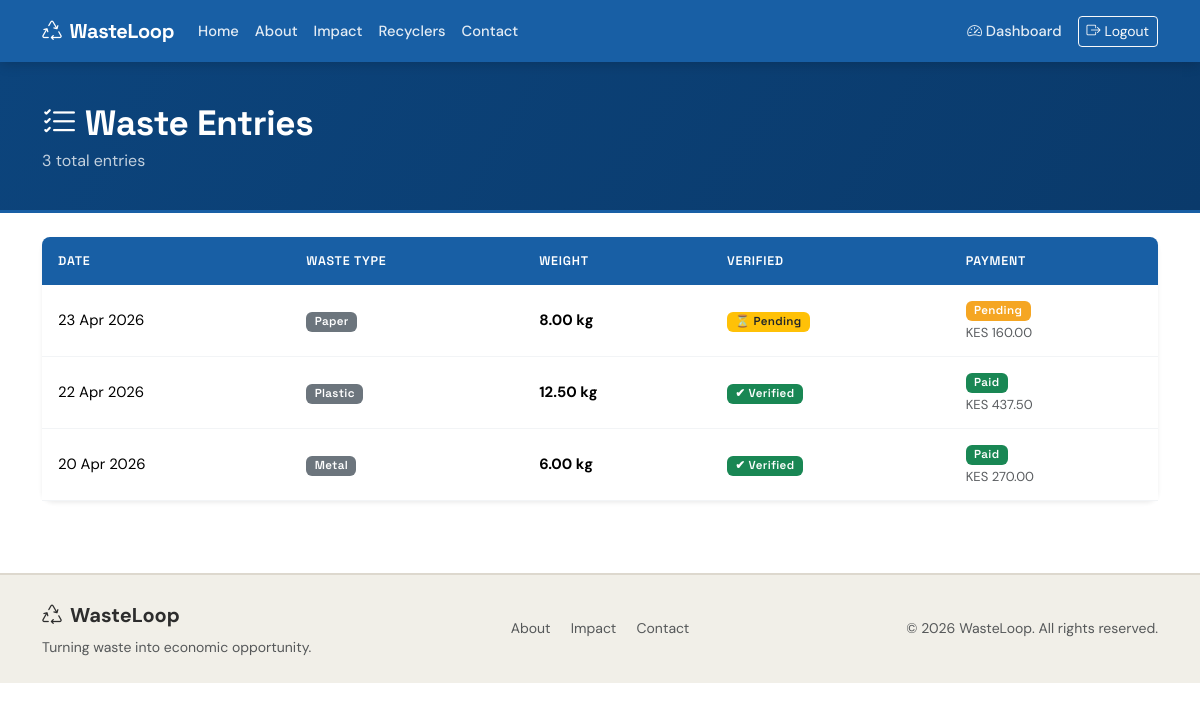
The page /waste/ (signed in) on the database its author committed.
### core/models.py (models this page shows, shortened)
class WasteEntry(models.Model):
    WASTE_TYPE_CHOICES = [
        ('plastic',    'Plastic'),
        ('metal',      'Metal'),
        ('paper',      'Paper'),
        ('glass',      'Glass'),
        ('organic',    'Organic'),
        ('electronic', 'Electronic'),
        ('other',      'Other'),
    ]
    collector        = models.ForeignKey(
                           User,
                           on_delete=models.CASCADE,
                           related_name='waste_entries',
                           limit_choices_to={'role': 'collector'}
                       )
    waste_type       = models.CharField(max_length=50, choices=WASTE_TYPE_CHOICES)
    weight_kg        = models.DecimalField(
                           max_digits=8, decimal_places=2,
                           validators=[MinValueValidator(0.01)]
                       )
    date_collected   = models.DateField()
    verified_by_admin = models.BooleanField(default=False)
    created_at       = models.DateTimeField(auto_now_add=True)
    notes            = models.TextField(blank=True)
    class Meta:
        ordering = ['-date_collected', '-created_at']
        verbose_name = 'Waste Entry'
        verbose_name_plural = 'Waste Entries'

class Payment(models.Model):
    STATUS_CHOICES = [
        ('pending', 'Pending'),
        ('paid',    'Paid'),
    ]
    collector     = models.ForeignKey(
                        User,
                        on_delete=models.CASCADE,
                        related_name='payments',
                        limit_choices_to={'role': 'collector'}
                    )
    waste_entry   = models.OneToOneField(
                        WasteEntry,
                        on_delete=models.CASCADE,
                        related_name='payment',
                        null=True, blank=True
                    )
    amount        = models.DecimalField(
                        max_digits=10, decimal_places=2,
                        validators=[MinValueValidator(0)]
                    )
    is_paid       = models.BooleanField(default=False)
    date_recorded = models.DateField(auto_now_add=True)
    date_paid     = models.DateField(null=True, blank=True)
    class Meta:
        ordering = ['-date_recorded']

### core/views.py (the view)
# urls.py: path('waste/',              views.waste_list,      name='waste_list'),
@login_required
def waste_list(request):
    qs = WasteEntry.objects.select_related('collector').order_by('-date_collected')
    if request.user.is_collector:
        qs = qs.filter(collector=request.user)
    waste_type = request.GET.get('waste_type', '')
    verified   = request.GET.get('verified', '')
    if waste_type:
        qs = qs.filter(waste_type=waste_type)
    if verified == '1':
        qs = qs.filter(verified_by_admin=True)
    elif verified == '0':
        qs = qs.filter(verified_by_admin=False)
    paginator    = Paginator(qs, 15)
    entries_page = paginator.get_page(request.GET.get('page', 1))
    return render(request, 'core/waste/list.html', {
        'entries':    entries_page,
        'waste_types': WasteEntry.WASTE_TYPE_CHOICES,
        'filter_type': waste_type,
        'filter_verified': verified,
    })

### core/models.py (called while the page is built)
    @property
    def is_collector(self):
        return self.role == 'collector'

### core/templates/core/waste/list.html (shortened to what this page needs)
{% extends 'base.html' %}
{% block content %}
<div class="wl-page-header">
  <div class="container d-flex justify-content-between align-items-center flex-wrap gap-2">
    <div>
      <h1><i class="bi bi-list-check me-2"></i>Waste Entries</h1>
      <p class="mb-0 opacity-75">{{ entries.paginator.count }} total entr{{ entries.paginator.count|pluralize:"y,ies" }}</p>
    </div>
  </div>
</div>
<div class="container py-4">
  {% if entries.object_list %}
  <div class="card border-0 shadow-sm">
    <div class="table-responsive">
      <table class="table wl-table mb-0">
        <thead>
          <tr>
            <th>Date</th><th>Waste Type</th><th>Weight</th><th>Verified</th><th>Payment</th>
          </tr>
        </thead>
        <tbody>
          {% for entry in entries %}
          <tr>
            <td>{{ entry.date_collected|date:"d M Y" }}</td>
            <td><span class="badge bg-secondary">{{ entry.get_waste_type_display }}</span></td>
            <td class="fw-bold">{{ entry.weight_kg }} kg</td>
            <td>
              {% if entry.verified_by_admin %}
                <span class="badge bg-success">✔ Verified</span>
              {% else %}
                <span class="badge bg-warning text-dark">⏳ Pending</span>
              {% endif %}
            </td>
            <td>
              {% if entry.payment %}
                {% if entry.payment.is_paid %}
                  <span class="badge bg-success">Paid</span>
                  <small class="text-muted d-block">KES {{ entry.payment.amount|floatformat:2 }}</small>
                {% else %}
                  <span class="badge badge-pending">Pending</span>
                  <small class="text-muted d-block">KES {{ entry.payment.amount|floatformat:2 }}</small>
                {% endif %}
              {% else %}—{% endif %}
            </td>
          </tr>
          {% endfor %}
        </tbody>
      </table>
    </div>
  </div>
  {% endif %}
</div>
{% endblock %}

### static/css/wasteloop.css (style rules this page uses)
:root { --wl-ocean: #185FA5; --wl-navy: #0C447C; --wl-sand: #F1EFE8; --wl-amber: #F5A623; --wl-green: #198754; --wl-text: #2d2d2d; --wl-muted: #6c757d; --wl-border: #e2e6ea; --wl-radius: 12px; --wl-radius-sm: 8px; --wl-shadow: 0 2px 16px rgba(0, 0, 0, 0.08); --wl-shadow-lg: 0 8px 32px rgba(0, 0, 0, 0.12); --wl-transition: 0.18s ease; }
*, *::before, *::after { box-sizing: border-box; }
html { scroll-behavior: smooth; }
body { font-family: 'DM Sans', sans-serif; font-size: 1rem; line-height: 1.65; color: var(--wl-text); background-color: #ffffff; -webkit-font-smoothing: antialiased; }
h1, h2, h3, h4, h5, h6, .navbar-brand, .stat-value, .wl-impact-number { font-family: 'Space Grotesk', sans-serif; letter-spacing: -0.01em; }
h1 { font-weight: 700; }
.wl-page-header { background: linear-gradient(120deg, var(--wl-navy) 0%, #0a3a6b 100%); color: #fff; padding: 2.5rem 0 2.2rem; border-bottom: 3px solid var(--wl-ocean); }
.wl-page-header h1 { font-size: clamp(1.6rem, 4vw, 2.2rem); font-weight: 700; margin-bottom: 0.25rem; }
.wl-page-header p { opacity: 0.78; margin-bottom: 0; }
.wl-table { font-size: 0.93rem; border-collapse: separate; border-spacing: 0; }
.wl-table thead th { background-color: var(--wl-ocean); color: #fff; font-family: 'Space Grotesk', sans-serif; font-size: 0.78rem; font-weight: 600; text-transform: uppercase; letter-spacing: 0.06em; padding: 0.85rem 1rem; border: none; white-space: nowrap; }
.wl-table thead th:first-child { border-radius: var(--wl-radius-sm) 0 0 0; }
.wl-table thead th:last-child { border-radius: 0 var(--wl-radius-sm) 0 0; }
.wl-table tbody td { padding: 0.78rem 1rem; vertical-align: middle; border-color: #f2f4f6; }
.wl-table tbody tr { transition: background-color 0.12s; }
.badge { font-family: 'Space Grotesk', sans-serif; font-weight: 600; letter-spacing: 0.03em; padding: 0.35em 0.72em; border-radius: 6px; font-size: 0.78em; }
.badge-pending { background-color: var(--wl-amber) !important; color: #fff; }
.card { border-radius: var(--wl-radius); }

### rows shown on the page
WasteEntry: date_collected "23 Apr 2026", waste_type "Paper", weight_kg "8.00", verified_by_admin "⏳ Pending", payment.amount "160.00"
WasteEntry: date_collected "22 Apr 2026", waste_type "Plastic", weight_kg "12.50", verified_by_admin "✔ Verified", payment.amount "437.50"
WasteEntry: date_collected "20 Apr 2026", waste_type "Metal", weight_kg "6.00", verified_by_admin "✔ Verified", payment.amount "270.00"

### other values the page prints
{{ entries.paginator.count }} "3"
